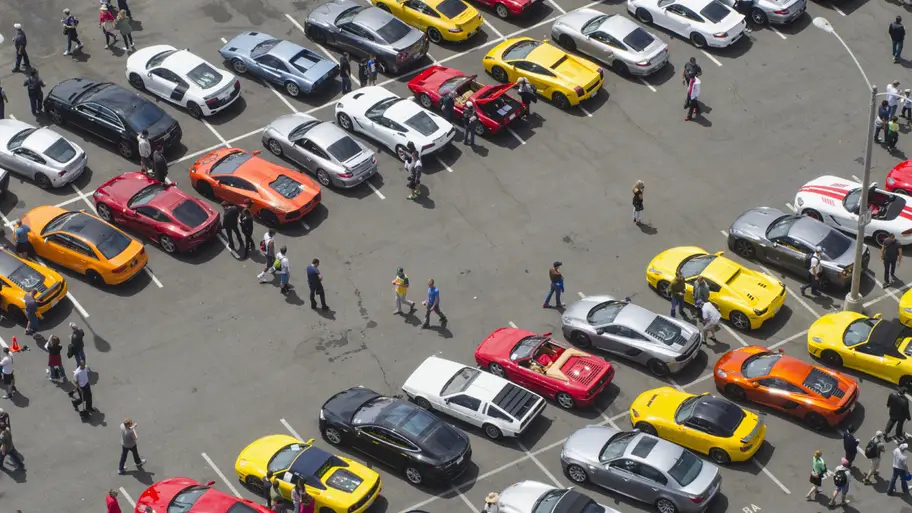
#> input picture imagenes/cars.jpg, 912 x 513 px, given in place of rice.png, which was not available
$ python 17_especificacion.py   (older library calls are emulated)
#> lines starting #> are read from the running program, lines starting #| are printed output that depends on the picture; pictures that were not available may be replaced by others from this repository, and a replacement may not be noted
import numpy as np
from matplotlib import pyplot as plt
import scipy.misc
import cv2

#lecturas de imagenes
lena   = cv2.imread('imagenes/rice.png')
#> lena is the input picture: shape (513, 912, 3); mean B, G, R 110.4, 118.6, 126.2
ascent = cv2.imread('imagenes/barbara_gray.bmp')
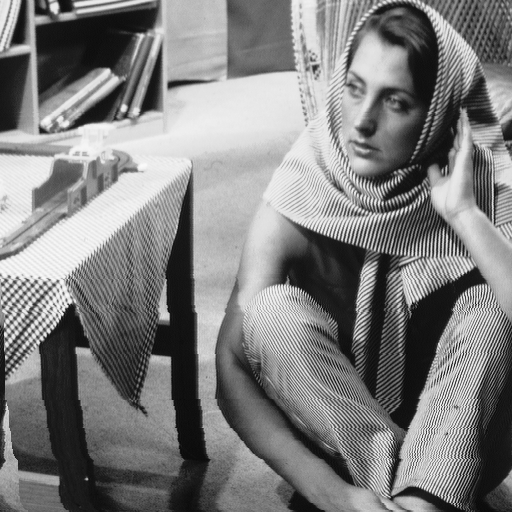
#> input picture imagenes/barbara_gray.bmp, 512 x 512 px
#> ascent is the input picture: shape (512, 512, 3); min 7, max 250, mean 126.6

#transformación a niveles de gris
lena_gray = cv2.cvtColor(lena, cv2.COLOR_BGR2GRAY)
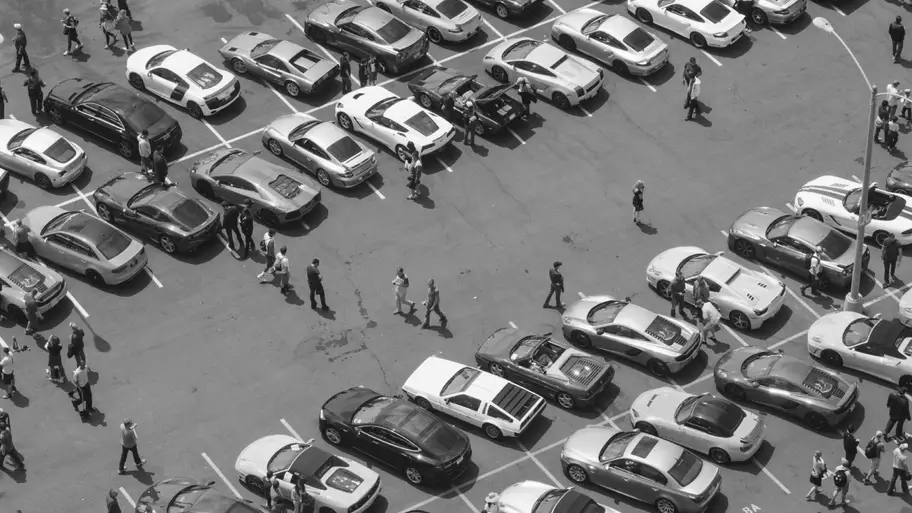
#> lena_gray: shape (513, 912); min 4, max 255, mean 120
ascent_gray = cv2.cvtColor(ascent, cv2.COLOR_BGR2GRAY)


def hist_match(source, template):
    """
    Adjust the pixel values of a grayscale image such that its histogram
    matches that of a target image

    Arguments:
    -----------
        source: np.ndarray
            Image to transform; the histogram is computed over the flattened
            array
        template: np.ndarray
            Template image; can have different dimensions to source
    Returns:
    -----------
        matched: np.ndarray
            The transformed output image
    """

    oldshape = source.shape
#> oldshape = (513, 912)
    source = source.ravel()
    template = template.ravel()

    # get the set of unique pixel values and their corresponding indices and
    # counts
    s_values, bin_idx, s_counts = np.unique(source, return_inverse=True,
                                            return_counts=True)
#> s_values = 250 values from 4 to 255; s_counts = 250 values, max 20227 at index 129, min 2 at index 0, mean 1871.4
    t_values, t_counts = np.unique(template, return_counts=True)
#> t_values = 184 values from 7 to 250; t_counts = 184 values, max 3749 at index 11, min 2 at index 0, mean 1424.7

    # take the cumsum of the counts and normalize by the number of pixels to
    # get the empirical cumulative distribution functions for the source and
    # template images (maps pixel value --> quantile)
    s_quantiles = np.cumsum(s_counts).astype(np.float64)
#> s_quantiles = 250 values from 2 to 467856
    s_quantiles /= s_quantiles[-1]
#> s_quantiles = 250 values from 4.27e-06 to 1
    t_quantiles = np.cumsum(t_counts).astype(np.float64)
#> t_quantiles = 184 values from 2 to 262144
    t_quantiles /= t_quantiles[-1]
#> t_quantiles = 184 values from 7.63e-06 to 1

    # interpolate linearly to find the pixel values in the template image
    # that correspond most closely to the quantiles in the source image
    interp_t_values = np.interp(s_quantiles, t_quantiles, t_values)
#> interp_t_values = 250 values from 7 to 250

    return interp_t_values[bin_idx].reshape(oldshape)
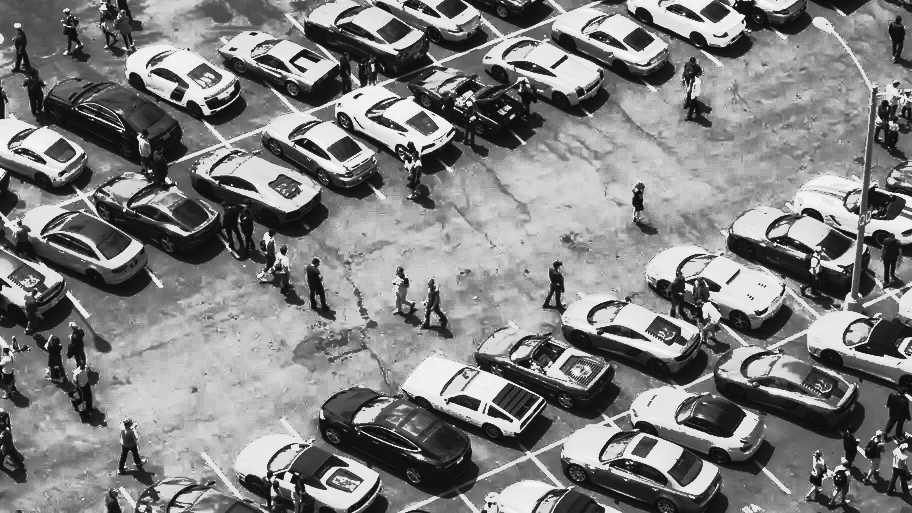
#> returned value: shape (513, 912) float64; min 7, max 250, mean 127.7

def ecdf(x):
    """convenience function for computing the empirical CDF"""
    vals, counts = np.unique(x, return_counts=True)
#> vals = 250 values from 4 to 255; counts has the same summary as s_counts in hist_match
    ecdf = np.cumsum(counts).astype(np.float64)
#> ecdf = 250 values from 2 to 467856
    ecdf /= ecdf[-1]
#> ecdf = 250 values from 4.27e-06 to 1
    return vals, ecdf

# ***********************
#   programa principal
# ***********************

source = lena_gray
template = ascent_gray
matched = hist_match(source, template)

x1, y1 = ecdf(source.ravel())
#> x1 = 250 values from 4 to 255; y1 = 250 values from 4.27e-06 to 1
x2, y2 = ecdf(template.ravel())
#> x2 = 184 values from 7 to 250; y2 = 184 values from 7.63e-06 to 1
x3, y3 = ecdf(matched.ravel())
#> x3 = 250 values from 7 to 250; y3 = 250 values from 4.27e-06 to 1

fig = plt.figure( figsize=(10,6))
gs = plt.GridSpec(2, 3)
ax1 = fig.add_subplot(gs[0, 0])
ax2 = fig.add_subplot(gs[0, 1], sharex=ax1, sharey=ax1)
ax3 = fig.add_subplot(gs[0, 2], sharex=ax1, sharey=ax1)
ax4 = fig.add_subplot(gs[1, :])
for aa in (ax1, ax2, ax3):
    aa.set_axis_off()

ax1.imshow(source, cmap=plt.cm.gray)
ax1.set_title('Source')
ax2.imshow(template, cmap=plt.cm.gray)
ax2.set_title('template')
ax3.imshow(matched, cmap=plt.cm.gray)
ax3.set_title('Matched')

ax4.plot(x1, y1 * 100, '-r', lw=3, label='Source')
ax4.plot(x2, y2 * 100, '-k', lw=3, label='Template')
ax4.plot(x3, y3 * 100, '--r', lw=3, label='Matched')
ax4.set_xlim(x1[0], x1[-1])
ax4.set_xlabel('Pixel value')
ax4.set_ylabel('Cumulative %')
ax4.legend(loc=5)

plt.show()
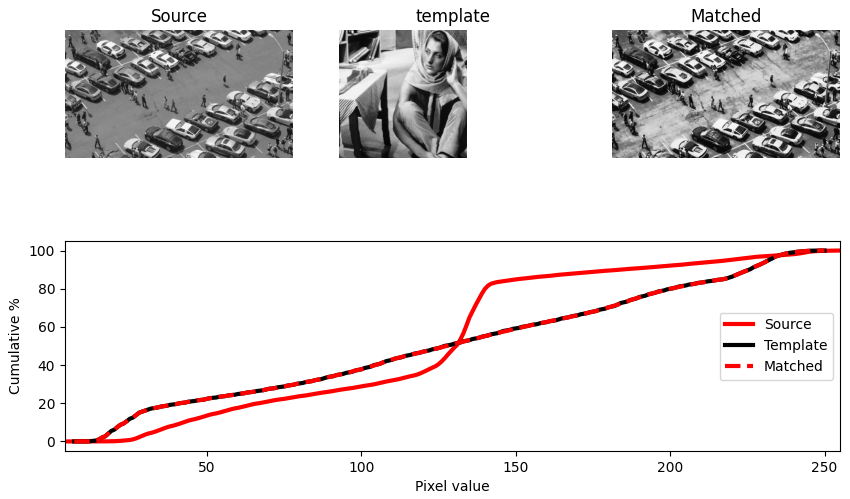
#> figure drawn by matplotlib, 4 panels; panel 4: curve peaks at x = 255, y = 100; panel 4: curve peaks at x = 250, y = 100; panel 4: curve peaks at x = 250, y = 100
